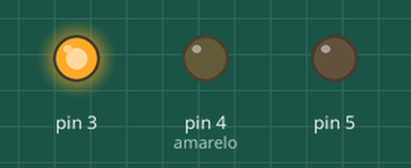
Bench run of a sketch on a simulated Arduino Uno, built with avr-gcc and run on an emulated ATmega328P. Shown: output pins drawn as LEDs (lit = HIGH).

Above: at 2.0 s.
At 4.7 s:
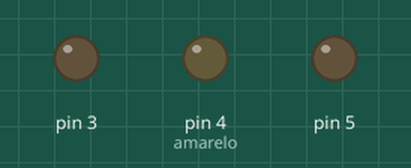
At 7.5 s:
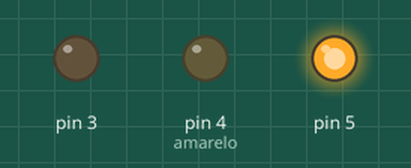
Timing chart, 0 to 12.4 s (numbered marks = the images above):
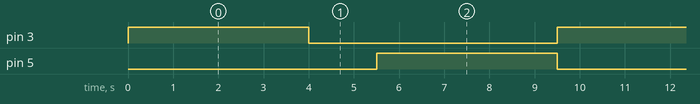

The sketch:

m1_atividade5_questaoC.ino
```cpp
void setup() {
  pinMode(3, OUTPUT);
  pinMode(4, OUTPUT); // amarelo (não acende)
  pinMode(5, OUTPUT);
}

void loop() {
  digitalWrite(3, HIGH); delay(4000);
  digitalWrite(3, LOW);

  // LED amarelo omitido propositalmente (falha)
  delay(1500);

  digitalWrite(5, HIGH); delay(4000);
  digitalWrite(5, LOW);
}
```

Measured:
- by itself, pin 3, pin 5: alternates HIGH for 4.0 s and LOW for 5.5 s
- by itself, everything shown: repeats every 9.5 s, in 4 steps
